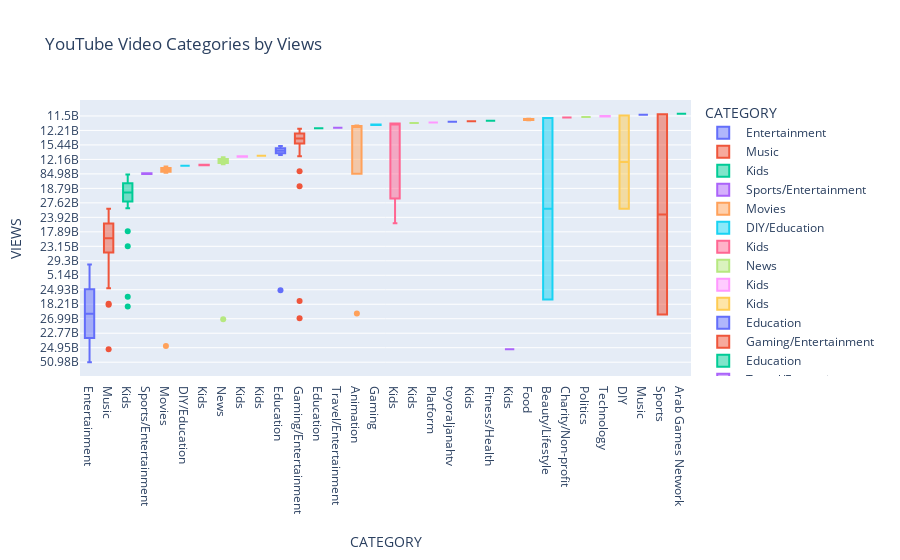

Notebook code cell kept with this figure:
### Code cell
# Create the bar chart with size and color
fig = px.box(df, x='CATEGORY', y='VIEWS', color='CATEGORY' ,title='YouTube Video Categories by Views')
# Save the plot:
fig.write_html('./Plots/Box Chart.html')
# # Display the chart
fig.show()

### Figure 1 — Plotly figure (JSON) as saved in the notebook; plotly's stock layout.template omitted (floating-point values rounded to 4 significant figures; data arrays with more than 128 entries replaced by an {"elided": "..."} marker saying what was removed)
{"data": [{"alignmentgroup": "True", "hovertemplate": "CATEGORY=%{x}<br>VIEWS=%{y}<extra></extra>", "legendgroup": " Entertainment          ", "marker": {"color": "#636efa"}, "name": " Entertainment          ", "notched": false, "offsetgroup": " Entertainment          ", "orientation": "v", "showlegend": true, "type": "box", "x": {"elided": "186 str values"}, "x0": " ", "xaxis": "x", "y": {"elided": "186 str values"}, "y0": " ", "yaxis": "y"}, {"alignmentgroup": "True", "hovertemplate": "CATEGORY=%{x}<br>VIEWS=%{y}<extra></extra>", "legendgroup": " Music                  ", "marker": {"color": "#EF553B"}, "name": " Music                  ", "notched": false, "offsetgroup": " Music                  ", "orientation": "v", "showlegend": true, "type": "box", "x": [" Music                  ", " Music                  ", " Music                  ", " Music                  ", " Music                  ", " Music                  ", " Music                  ", " Music                  ", " Music                  ", " Music                  ", " Music                  ", " Music                  ", " Music                  ", " Music                  ", " Music                  ", " Music                  ", " Music                  ", " Music                  ", " Music                  ", " Music                  ", " Music                  ", " Music                  ", " Music                  ", " Music                  ", " Music                  ", " Music                  ", " Music                  ", " Music                  ", " Music                  ", " Music                  ", " Music                  ", " Music                  ", " Music                  ", " Music                  ", " Music                  ", " Music                  ", " Music                  ", " Music                  ", " Music                  ", " Music                  ", " Music                  ", " Music                  ", " Music                  ", " Music                  ", " Music                  ", " Music                  ", " Music                  ", " Music                  ", " Music                  ", " Music                  ", " Music                  ", " Music                  ", " Music                  ", " Music                  ", " Music                  ", " Music                  ", " Music                  ", " Music                  ", " Music                  ", " Music                  ", " Music                  ", " Music                  ", " Music                  ", " Music                  ", " Music                  ", " Music                  ", " Music                  ", " Music                  ", " Music                  ", " Music                  ", " Music                  ", " Music                  ", " Music                  ", " Music                  ", " Music                  ", " Music                  ", " Music                  ", " Music                  ", " Music                  ", " Music                  ", " Music                  ", " Music                  ", " Music                  ", " Music                  ", " Music                  ", " Music                  ", " Music                  ", " Music                  ", " Music                  ", " Music                  ", " Music                  ", " Music                  ", " Music                  ", " Music                  ", " Music                  ", " Music                  ", " Music                  ", " Music                  ", " Music                  ", " Music                  ", " Music                  ", " Music                  ", " Music                  ", " Music                  ", " Music                  ", " Music                  ", " Music                  ", " Music                  ", " Music                  ", " Music                  ", " Music                  "], "x0": " ", "xaxis": "x", "y": ["257.16B", "66.84B", "36.02B", "22.97B", "34.26B", "32.31B", "29.3B", "34.04B", "38.29B", "38.83B", "42.76B", "31.93B", "29.73B", "41.11B", "35.44B", "15.74B", "32.44B", "26.21B", "15.72B", "32.93B", "40.38B", "19.75B", "30.35B", "14.12B", "8.11B", "39.1B", "17.05B", "7.34B", "4.21B", "7.88B", "21.55B", "11.76B", "33.12B", "13B", "23.15B", "30.01B", "57.67B", "16.42B", "28.69B", "25.89B", "37.65B", "22.81B", "31.98B", "18.11B", "14B", "20.45B", "15.79B", "10.61B", "11.12B", "3.42B", "19.17B", "29.45B", "17.21B", "15.79B", "9.75B", "25.04B", "12.54B", "16.77B", "7.79B", "17.01B", "18.97B", "38.77B", "23.94B", "17.89B", "27.35B", "2.43B", "28.22B", "18.76B", "17.97B", "12.72B", "11.26B", "17.2B", "19.04B", "10.8B", "4.97B", "9.42B", "11.2B", "28.31B", "11.14B", "7.33B", "8.06B", "2.59B", "22.01B", "15.62B", "12.4B", "24.65B", "797.36M", "9.02B", "40.34B", "29.44B", "11.13B", "6.81B", "23.92B", "13.31B", "15.09B", "3.68B", "9.12B", "15.02B", "8.64B", "10.81B", "9.24B", "6.35B", "14.06B", "14.09B", "4.11B", "12.63B", "18.08B", "9.9B", "25.78B", "11.01B", "1.91B"], "y0": " ", "yaxis": "y"}, {"alignmentgroup": "True", "hovertemplate": "CATEGORY=%{x}<br>VIEWS=%{y}<extra></extra>", "legendgroup": " Kids                   ", "marker": {"color": "#00cc96"}, "name": " Kids                   ", "notched": false, "offsetgroup": " Kids                   ", "orientation": "v", "showlegend": true, "type": "box", "x": [" Kids                   ", " Kids                   ", " Kids                   ", " Kids                   ", " Kids                   ", " Kids                   ", " Kids                   ", " Kids                   ", " Kids                   ", " Kids                   ", " Kids                   ", " Kids                   ", " Kids                   ", " Kids                   ", " Kids                   ", " Kids                   ", " Kids                   ", " Kids                   ", " Kids                   ", " Kids                   ", " Kids                   ", " Kids                   ", " Kids                   ", " Kids                   ", " Kids                   ", " Kids                   ", " Kids                   ", " Kids                   ", " Kids                   ", " Kids                   ", " Kids                   ", " Kids                   ", " Kids                   ", " Kids                   ", " Kids                   ", " Kids                   ", " Kids                   ", " Kids                   ", " Kids                   ", " Kids                   ", " Kids                   ", " Kids                   ", " Kids                   ", " Kids                   ", " Kids                   ", " Kids                   ", " Kids                   ", " Kids                   ", " Kids                   ", " Kids                   ", " Kids                   ", " Kids                   ", " Kids                   ", " Kids                   ", " Kids                   ", " Kids                   ", " Kids                   ", " Kids                   ", " Kids                   ", " Kids                   ", " Kids                   ", " Kids                   ", " Kids                   ", " Kids                   ", " Kids                   ", " Kids                   ", " Kids                   ", " Kids                   "], "x0": " ", "xaxis": "x", "y": ["182.88B", "103.5B", "90.94B", "100.9B", "51.03B", "60.42B", "36.12B", "65.66B", "35.01B", "11.15B", "27.62B", "43.07B", "24.34B", "9.74B", "3.76B", "30.66B", "16.82B", "5.83B", "16.93B", "21.48B", "23.62B", "15.58B", "21.74B", "12.91B", "27.37B", "19.5B", "11.72B", "27.35B", "3.11B", "26.42B", "14.45B", "12.41B", "23.15B", "26.33B", "22.52B", "16.26B", "6.56B", "3.27B", "16.2B", "18.79B", "19.72B", "15.27B", "13.42B", "8.66B", "16.02B", "16.85B", "25.61B", "25.22B", "19.06B", "14.33B", "23.01B", "27.12B", "17.27B", "9.82B", "18.2B", "9.98B", "16.95B", "1.39K", "13.58B", "12.12B", "11.42B", "5.46B", "2.86B", "488.84M", "10.9B", "9.52B", "9.38B", "4.55B"], "y0": " ", "yaxis": "y"}, {"alignmentgroup": "True", "hovertemplate": "CATEGORY=%{x}<br>VIEWS=%{y}<extra></extra>", "legendgroup": " Sports/Entertainment   ", "marker": {"color": "#ab63fa"}, "name": " Sports/Entertainment   ", "notched": false, "offsetgroup": " Sports/Entertainment   ", "orientation": "v", "showlegend": true, "type": "box", "x": [" Sports/Entertainment   ", " Sports/Entertainment   "], "x0": " ", "xaxis": "x", "y": ["84.98B", "17.42B"], "y0": " ", "yaxis": "y"}, {"alignmentgroup": "True", "hovertemplate": "CATEGORY=%{x}<br>VIEWS=%{y}<extra></extra>", "legendgroup": " Movies                 ", "marker": {"color": "#FFA15A"}, "name": " Movies                 ", "notched": false, "offsetgroup": " Movies                 ", "orientation": "v", "showlegend": true, "type": "box", "x": [" Movies                 ", " Movies                 ", " Movies                 ", " Movies                 ", " Movies                 ", " Movies                 ", " Movies                 ", " Movies                 ", " Movies                 ", " Movies                 ", " Movies                 ", " Movies                 ", " Movies                 ", " Movies                 "], "x0": " ", "xaxis": "x", "y": ["29.04B", "62.2B", "24.55B", "27.61B", "11.21B", "27.4B", "17.34B", "17.59B", "16.31B", "7.95B", "8.22B", "24.98B", "5.72B", "6.28B"], "y0": " ", "yaxis": "y"}, {"alignmentgroup": "True", "hovertemplate": "CATEGORY=%{x}<br>VIEWS=%{y}<extra></extra>", "legendgroup": " DIY/Education          ", "marker": {"color": "#19d3f3"}, "name": " DIY/Education          ", "notched": false, "offsetgroup": " DIY/Education          ", "orientation": "v", "showlegend": true, "type": "box", "x": [" DIY/Education          "], "x0": " ", "xaxis": "x", "y": ["27.39B"], "y0": " ", "yaxis": "y"}, {"alignmentgroup": "True", "hovertemplate": "CATEGORY=%{x}<br>VIEWS=%{y}<extra></extra>", "legendgroup": " Kids                ", "marker": {"color": "#FF6692"}, "name": " Kids                ", "notched": false, "offsetgroup": " Kids                ", "orientation": "v", "showlegend": true, "type": "box", "x": [" Kids                ", " Kids                "], "x0": " ", "xaxis": "x", "y": ["43.81B", "15.33B"], "y0": " ", "yaxis": "y"}, {"alignmentgroup": "True", "hovertemplate": "CATEGORY=%{x}<br>VIEWS=%{y}<extra></extra>", "legendgroup": " News                   ", "marker": {"color": "#B6E880"}, "name": " News                   ", "notched": false, "offsetgroup": " News                   ", "orientation": "v", "showlegend": true, "type": "box", "x": [" News                   ", " News                   ", " News                   ", " News                   ", " News                   ", " News                   ", " News                   ", " News                   ", " News                   ", " News                   ", " News                   ", " News                   ", " News                   ", " News                   ", " News                   "], "x0": " ", "xaxis": "x", "y": ["31.73B", "7.86B", "50.79B", "32.4B", "13.71B", "8.71B", "4.77B", "13.55B", "10.36B", "14.48B", "12.16B", "4.19B", "19.19B", "3.88B", "2.93B"], "y0": " ", "yaxis": "y"}, {"alignmentgroup": "True", "hovertemplate": "CATEGORY=%{x}<br>VIEWS=%{y}<extra></extra>", "legendgroup": " Kids          ", "marker": {"color": "#FF97FF"}, "name": " Kids          ", "notched": false, "offsetgroup": " Kids          ", "orientation": "v", "showlegend": true, "type": "box", "x": [" Kids          ", " Kids          "], "x0": " ", "xaxis": "x", "y": ["34.45B", "4.13B"], "y0": " ", "yaxis": "y"}, {"alignmentgroup": "True", "hovertemplate": "CATEGORY=%{x}<br>VIEWS=%{y}<extra></extra>", "legendgroup": " Kids            ", "marker": {"color": "#FECB52"}, "name": " Kids            ", "notched": false, "offsetgroup": " Kids            ", "orientation": "v", "showlegend": true, "type": "box", "x": [" Kids            "], "x0": " ", "xaxis": "x", "y": ["11.6B"], "y0": " ", "yaxis": "y"}, {"alignmentgroup": "True", "hovertemplate": "CATEGORY=%{x}<br>VIEWS=%{y}<extra></extra>", "legendgroup": " Education              ", "marker": {"color": "#636efa"}, "name": " Education              ", "notched": false, "offsetgroup": " Education              ", "orientation": "v", "showlegend": true, "type": "box", "x": [" Education              ", " Education              ", " Education              ", " Education              ", " Education              ", " Education              ", " Education              ", " Education              ", " Education              ", " Education              ", " Education              ", " Education              ", " Education              ", " Education              ", " Education              ", " Education              ", " Education              ", " Education              ", " Education              "], "x0": " ", "xaxis": "x", "y": ["6.32B", "7.71B", "6.57B", "7.54B", "15.96B", "24.35B", "22.54B", "19.83B", "11.85B", "18.81B", "2.34B", "6.01B", "2.78B", "20.79B", "9.41B", "11.65B", "6.13B", "2.17B", "8.28B"], "y0": " ", "yaxis": "y"}, {"alignmentgroup": "True", "hovertemplate": "CATEGORY=%{x}<br>VIEWS=%{y}<extra></extra>", "legendgroup": " Gaming/Entertainment   ", "marker": {"color": "#EF553B"}, "name": " Gaming/Entertainment   ", "notched": false, "offsetgroup": " Gaming/Entertainment   ", "orientation": "v", "showlegend": true, "type": "box", "x": [" Gaming/Entertainment   ", " Gaming/Entertainment   ", " Gaming/Entertainment   ", " Gaming/Entertainment   ", " Gaming/Entertainment   ", " Gaming/Entertainment   ", " Gaming/Entertainment   ", " Gaming/Entertainment   ", " Gaming/Entertainment   ", " Gaming/Entertainment   ", " Gaming/Entertainment   ", " Gaming/Entertainment   ", " Gaming/Entertainment   ", " Gaming/Entertainment   ", " Gaming/Entertainment   ", " Gaming/Entertainment   ", " Gaming/Entertainment   ", " Gaming/Entertainment   ", " Gaming/Entertainment   ", " Gaming/Entertainment   ", " Gaming/Entertainment   ", " Gaming/Entertainment   ", " Gaming/Entertainment   ", " Gaming/Entertainment   ", " Gaming/Entertainment   ", " Gaming/Entertainment   ", " Gaming/Entertainment   ", " Gaming/Entertainment   ", " Gaming/Entertainment   ", " Gaming/Entertainment   ", " Gaming/Entertainment   ", " Gaming/Entertainment   ", " Gaming/Entertainment   ", " Gaming/Entertainment   ", " Gaming/Entertainment   ", " Gaming/Entertainment   ", " Gaming/Entertainment   "], "x0": " ", "xaxis": "x", "y": ["30.91B", "15.44B", "16.18B", "28.4B", "28.89B", "25.3B", "27.61B", "40.51B", "11.07B", "31.12B", "14.34B", "24.96B", "13.92B", "16.84B", "16.49B", "6.98B", "17.84B", "17.52B", "4.75B", "2.14B", "13.53B", "5.23B", "10.53B", "14.64B", "12.88B", "16.02B", "17.57B", "9.87B", "17.32B", "7.16B", "8.87B", "12.21B", "12.38B", "7.25B", "11.27B", "4.13B", "9.23B"], "y0": " ", "yaxis": "y"}, {"alignmentgroup": "True", "hovertemplate": "CATEGORY=%{x}<br>VIEWS=%{y}<extra></extra>", "legendgroup": " Education          ", "marker": {"color": "#00cc96"}, "name": " Education          ", "notched": false, "offsetgroup": " Education          ", "orientation": "v", "showlegend": true, "type": "box", "x": [" Education          "], "x0": " ", "xaxis": "x", "y": ["6.46B"], "y0": " ", "yaxis": "y"}, {"alignmentgroup": "True", "hovertemplate": "CATEGORY=%{x}<br>VIEWS=%{y}<extra></extra>", "legendgroup": " Travel/Entertainment   ", "marker": {"color": "#ab63fa"}, "name": " Travel/Entertainment   ", "notched": false, "offsetgroup": " Travel/Entertainment   ", "orientation": "v", "showlegend": true, "type": "box", "x": [" Travel/Entertainment   "], "x0": " ", "xaxis": "x", "y": ["25.02B"], "y0": " ", "yaxis": "y"}, {"alignmentgroup": "True", "hovertemplate": "CATEGORY=%{x}<br>VIEWS=%{y}<extra></extra>", "legendgroup": " Animation              ", "marker": {"color": "#FFA15A"}, "name": " Animation              ", "notched": false, "offsetgroup": " Animation              ", "orientation": "v", "showlegend": true, "type": "box", "x": [" Animation              ", " Animation              ", " Animation              ", " Animation              ", " Animation              "], "x0": " ", "xaxis": "x", "y": ["18.94B", "12.6B", "22.43B", "1.94B", "11.87B"], "y0": " ", "yaxis": "y"}, {"alignmentgroup": "True", "hovertemplate": "CATEGORY=%{x}<br>VIEWS=%{y}<extra></extra>", "legendgroup": " Gaming                 ", "marker": {"color": "#19d3f3"}, "name": " Gaming                 ", "notched": false, "offsetgroup": " Gaming                 ", "orientation": "v", "showlegend": true, "type": "box", "x": [" Gaming                 ", " Gaming                 "], "x0": " ", "xaxis": "x", "y": ["16.6B", "26.49B"], "y0": " ", "yaxis": "y"}, {"alignmentgroup": "True", "hovertemplate": "CATEGORY=%{x}<br>VIEWS=%{y}<extra></extra>", "legendgroup": " Kids             ", "marker": {"color": "#FF6692"}, "name": " Kids             ", "notched": false, "offsetgroup": " Kids             ", "orientation": "v", "showlegend": true, "type": "box", "x": [" Kids             ", " Kids             ", " Kids             "], "x0": " ", "xaxis": "x", "y": ["20.1B", "8.06B", "22.28B"], "y0": " ", "yaxis": "y"}, {"alignmentgroup": "True", "hovertemplate": "CATEGORY=%{x}<br>VIEWS=%{y}<extra></extra>", "legendgroup": " Kids           ", "marker": {"color": "#B6E880"}, "name": " Kids           ", "notched": false, "offsetgroup": " Kids           ", "orientation": "v", "showlegend": true, "type": "box", "x": [" Kids           "], "x0": " ", "xaxis": "x", "y": ["38.44B"], "y0": " ", "yaxis": "y"}, {"alignmentgroup": "True", "hovertemplate": "CATEGORY=%{x}<br>VIEWS=%{y}<extra></extra>", "legendgroup": " Platform               ", "marker": {"color": "#FF97FF"}, "name": " Platform               ", "notched": false, "offsetgroup": " Platform               ", "orientation": "v", "showlegend": true, "type": "box", "x": [" Platform               "], "x0": " ", "xaxis": "x", "y": ["39.28B"], "y0": " ", "yaxis": "y"}, {"alignmentgroup": "True", "hovertemplate": "CATEGORY=%{x}<br>VIEWS=%{y}<extra></extra>", "legendgroup": " toyoraljanahtv ", "marker": {"color": "#636efa"}, "name": " toyoraljanahtv ", "notched": false, "offsetgroup": " toyoraljanahtv ", "orientation": "v", "showlegend": true, "type": "box", "x": [" toyoraljanahtv "], "x0": " ", "xaxis": "x", "y": ["5.15B"], "y0": " ", "yaxis": "y"}, {"alignmentgroup": "True", "hovertemplate": "CATEGORY=%{x}<br>VIEWS=%{y}<extra></extra>", "legendgroup": " Kids               ", "marker": {"color": "#EF553B"}, "name": " Kids               ", "notched": false, "offsetgroup": " Kids               ", "orientation": "v", "showlegend": true, "type": "box", "x": [" Kids               "], "x0": " ", "xaxis": "x", "y": ["13.82B"], "y0": " ", "yaxis": "y"}, {"alignmentgroup": "True", "hovertemplate": "CATEGORY=%{x}<br>VIEWS=%{y}<extra></extra>", "legendgroup": " Fitness/Health         ", "marker": {"color": "#00cc96"}, "name": " Fitness/Health         ", "notched": false, "offsetgroup": " Fitness/Health         ", "orientation": "v", "showlegend": true, "type": "box", "x": [" Fitness/Health         "], "x0": " ", "xaxis": "x", "y": ["18.5B"], "y0": " ", "yaxis": "y"}, {"alignmentgroup": "True", "hovertemplate": "CATEGORY=%{x}<br>VIEWS=%{y}<extra></extra>", "legendgroup": " Kids         ", "marker": {"color": "#ab63fa"}, "name": " Kids         ", "notched": false, "offsetgroup": " Kids         ", "orientation": "v", "showlegend": true, "type": "box", "x": [" Kids         "], "x0": " ", "xaxis": "x", "y": ["20.45B"], "y0": " ", "yaxis": "y"}, {"alignmentgroup": "True", "hovertemplate": "CATEGORY=%{x}<br>VIEWS=%{y}<extra></extra>", "legendgroup": " Food                   ", "marker": {"color": "#FFA15A"}, "name": " Food                   ", "notched": false, "offsetgroup": " Food                   ", "orientation": "v", "showlegend": true, "type": "box", "x": [" Food                   ", " Food                   ", " Food                   ", " Food                   "], "x0": " ", "xaxis": "x", "y": ["2.5B", "15.25B", "8.58B", "7.59B"], "y0": " ", "yaxis": "y"}, {"alignmentgroup": "True", "hovertemplate": "CATEGORY=%{x}<br>VIEWS=%{y}<extra></extra>", "legendgroup": " Beauty/Lifestyle       ", "marker": {"color": "#19d3f3"}, "name": " Beauty/Lifestyle       ", "notched": false, "offsetgroup": " Beauty/Lifestyle       ", "orientation": "v", "showlegend": true, "type": "box", "x": [" Beauty/Lifestyle       ", " Beauty/Lifestyle       "], "x0": " ", "xaxis": "x", "y": ["3.19B", "4.16B"], "y0": " ", "yaxis": "y"}, {"alignmentgroup": "True", "hovertemplate": "CATEGORY=%{x}<br>VIEWS=%{y}<extra></extra>", "legendgroup": " Charity/Non-profit     ", "marker": {"color": "#FF6692"}, "name": " Charity/Non-profit     ", "notched": false, "offsetgroup": " Charity/Non-profit     ", "orientation": "v", "showlegend": true, "type": "box", "x": [" Charity/Non-profit     "], "x0": " ", "xaxis": "x", "y": ["16.07B"], "y0": " ", "yaxis": "y"}, {"alignmentgroup": "True", "hovertemplate": "CATEGORY=%{x}<br>VIEWS=%{y}<extra></extra>", "legendgroup": " Politics               ", "marker": {"color": "#B6E880"}, "name": " Politics               ", "notched": false, "offsetgroup": " Politics               ", "orientation": "v", "showlegend": true, "type": "box", "x": [" Politics               "], "x0": " ", "xaxis": "x", "y": ["9.44B"], "y0": " ", "yaxis": "y"}, {"alignmentgroup": "True", "hovertemplate": "CATEGORY=%{x}<br>VIEWS=%{y}<extra></extra>", "legendgroup": " Technology             ", "marker": {"color": "#FF97FF"}, "name": " Technology             ", "notched": false, "offsetgroup": " Technology             ", "orientation": "v", "showlegend": true, "type": "box", "x": [" Technology             ", " Technology             "], "x0": " ", "xaxis": "x", "y": ["6.02B", "11.5B"], "y0": " ", "yaxis": "y"}, {"alignmentgroup": "True", "hovertemplate": "CATEGORY=%{x}<br>VIEWS=%{y}<extra></extra>", "legendgroup": " DIY                    ", "marker": {"color": "#FECB52"}, "name": " DIY                    ", "notched": false, "offsetgroup": " DIY                    ", "orientation": "v", "showlegend": true, "type": "box", "x": [" DIY                    ", " DIY                    "], "x0": " ", "xaxis": "x", "y": ["16.58B", "1.91B"], "y0": " ", "yaxis": "y"}, {"alignmentgroup": "True", "hovertemplate": "CATEGORY=%{x}<br>VIEWS=%{y}<extra></extra>", "legendgroup": " Music                 ", "marker": {"color": "#636efa"}, "name": " Music                 ", "notched": false, "offsetgroup": " Music                 ", "orientation": "v", "showlegend": true, "type": "box", "x": [" Music                 "], "x0": " ", "xaxis": "x", "y": ["15.9B"], "y0": " ", "yaxis": "y"}, {"alignmentgroup": "True", "hovertemplate": "CATEGORY=%{x}<br>VIEWS=%{y}<extra></extra>", "legendgroup": " Sports                 ", "marker": {"color": "#EF553B"}, "name": " Sports                 ", "notched": false, "offsetgroup": " Sports                 ", "orientation": "v", "showlegend": true, "type": "box", "x": [" Sports                 ", " Sports                 "], "x0": " ", "xaxis": "x", "y": ["14.69B", "9.46B"], "y0": " ", "yaxis": "y"}, {"alignmentgroup": "True", "hovertemplate": "CATEGORY=%{x}<br>VIEWS=%{y}<extra></extra>", "legendgroup": " Arab Games Network ", "marker": {"color": "#00cc96"}, "name": " Arab Games Network ", "notched": false, "offsetgroup": " Arab Games Network ", "orientation": "v", "showlegend": true, "type": "box", "x": [" Arab Games Network "], "x0": " ", "xaxis": "x", "y": ["10.12B"], "y0": " ", "yaxis": "y"}], "layout": {"boxmode": "overlay", "legend": {"title": {"text": "CATEGORY"}, "tracegroupgap": 0}, "title": {"text": "YouTube Video Categories by Views"}, "xaxis": {"anchor": "y", "categoryarray": [" Entertainment          ", " Music                  ", " Kids                   ", " Sports/Entertainment   ", " Movies                 ", " DIY/Education          ", " Kids                ", " News                   ", " Kids          ", " Kids            ", " Education              ", " Gaming/Entertainment   ", " Education          ", " Travel/Entertainment   ", " Animation              ", " Gaming                 ", " Kids             ", " Kids           ", " Platform               ", null, " toyoraljanahtv ", " Kids               ", " Fitness/Health         ", " Kids         ", " Food                   ", " Beauty/Lifestyle       ", " Charity/Non-profit     ", " Politics               ", " Technology             ", " DIY                    ", " Music                 ", " Sports                 ", " Arab Games Network "], "categoryorder": "array", "domain": [0, 1], "title": {"text": "CATEGORY"}}, "yaxis": {"anchor": "x", "domain": [0, 1], "title": {"text": "VIEWS"}}}}
